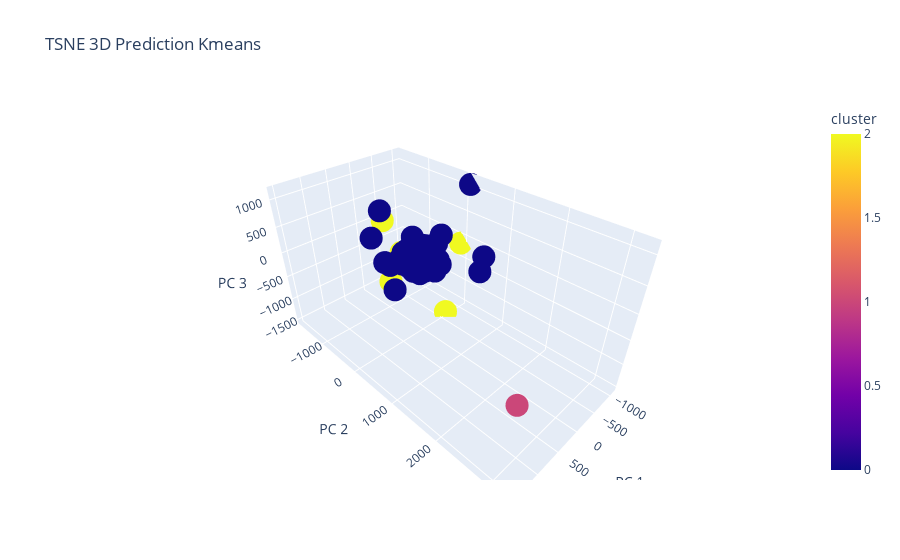

Write notebook code for a chart like this one.
### Code cell
import plotly.express as px
dftsne_kmeans3d = dftsne_kmeans[['x1', 'x2', 'x3' ,'cluster']]
fig = px.scatter_3d(
    dftsne_kmeans3d, x='x1', y='x2', z='x3', color=dftsne_kmeans3d['cluster'],
    labels={'x1': 'PC 1', 'x2': 'PC 2', 'x3': 'PC 3'}, title='TSNE 3D Prediction Kmeans'
)
fig.show()
